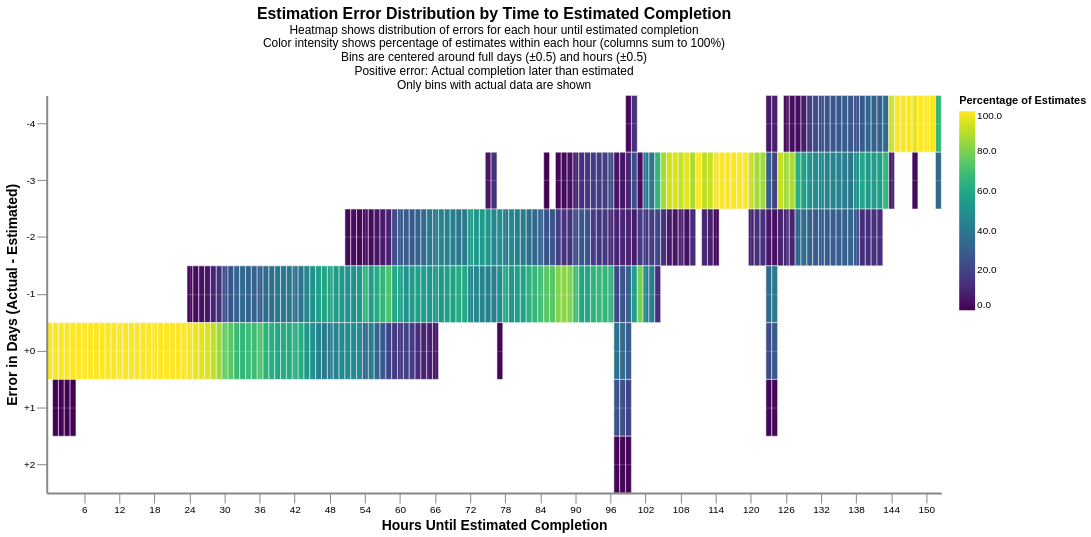

The Vega-Lite source for this figure:
### Vega-Lite specification from a JSON file in a GitHub repository (floating-point values rounded to 4 significant figures; data arrays with more than 128 entries replaced by an {"elided": "..."} marker saying what was removed)
{"config": {"view": {"continuousWidth": 300, "continuousHeight": 300, "strokeWidth": 0}, "axis": {"domain": true, "domainWidth": 2, "grid": true, "gridColor": "white", "gridOpacity": 0.2, "gridWidth": 1, "tickSize": 10}}, "data": {"name": "data-ff34efa157492178eb6de22182c9d369"}, "mark": {"type": "rect"}, "encoding": {"color": {"field": "percentage", "legend": {"format": ".1f", "title": "Percentage of Estimates"}, "scale": {"domain": [0, 100], "nice": false, "scheme": "viridis"}, "type": "quantitative"}, "stroke": {"value": "white"}, "strokeWidth": {"value": 0.5}, "tooltip": [{"field": "hours_to_estimated_completion_rounded", "format": ".0f", "title": "Hours to Estimated Completion", "type": "quantitative"}, {"field": "error_day_bin", "title": "Error Range (Days)", "type": "nominal"}, {"field": "count", "title": "Number of Estimates", "type": "quantitative"}, {"field": "percentage", "format": ".1f", "title": "Percentage", "type": "quantitative"}], "x": {"axis": {"grid": true, "labelAngle": 0, "titleFontSize": 14, "values": [0, 6, 12, 18, 24, 30, 36, 42, 48, 54, 60, 66, 72, 78, 84, 90, 96, 102, 108, 114, 120, 126, 132, 138, 144, 150, 156, 162, 168]}, "field": "hours_to_estimated_completion_rounded", "title": "Hours Until Estimated Completion", "type": "ordinal"}, "y": {"axis": {"grid": true, "titleFontSize": 14}, "field": "error_day_bin", "sort": ["-4", "-3", "-2", "-1", "+0", "+1", "+2"], "title": "Error in Days (Actual - Estimated)", "type": "ordinal"}}, "height": 400, "title": {"text": "Estimation Error Distribution by Time to Estimated Completion", "subtitle": ["Heatmap shows distribution of errors for each hour until estimated completion", "Color intensity shows percentage of estimates within each hour (columns sum to 100%)", "Bins are centered around full days (±0.5) and hours (±0.5)", "Positive error: Actual completion later than estimated", "Only bins with actual data are shown"], "fontSize": 16}, "width": 900, "$schema": "https://vega.github.io/schema/vega-lite/v5.20.1.json", "datasets": {"data-ff34efa157492178eb6de22182c9d369": {"elided": "348 records"}}}
